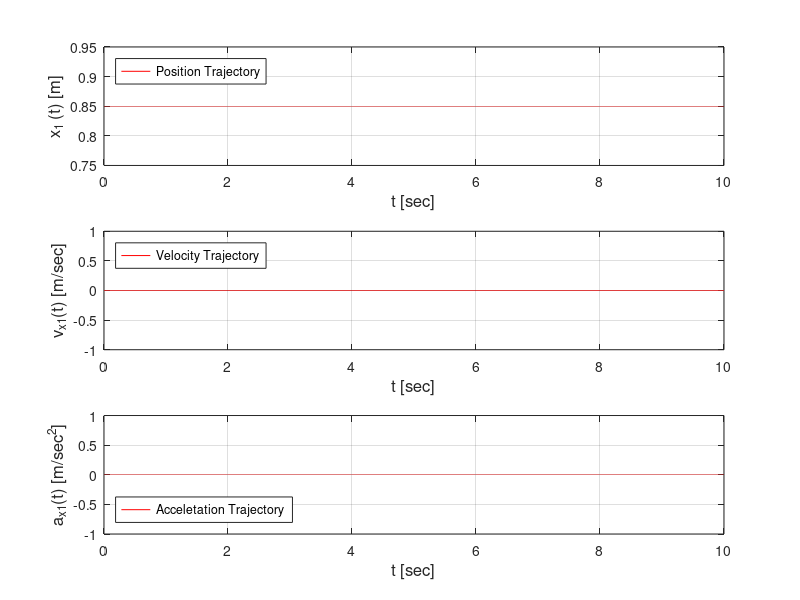
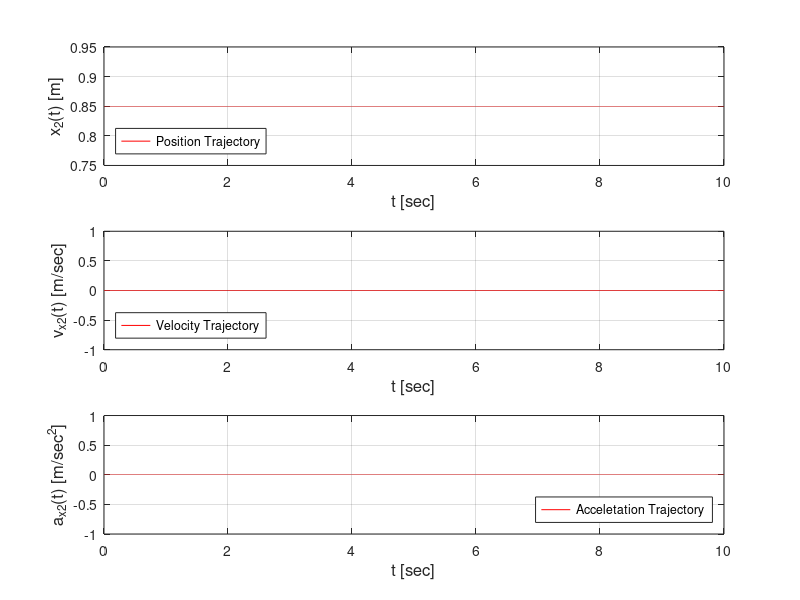
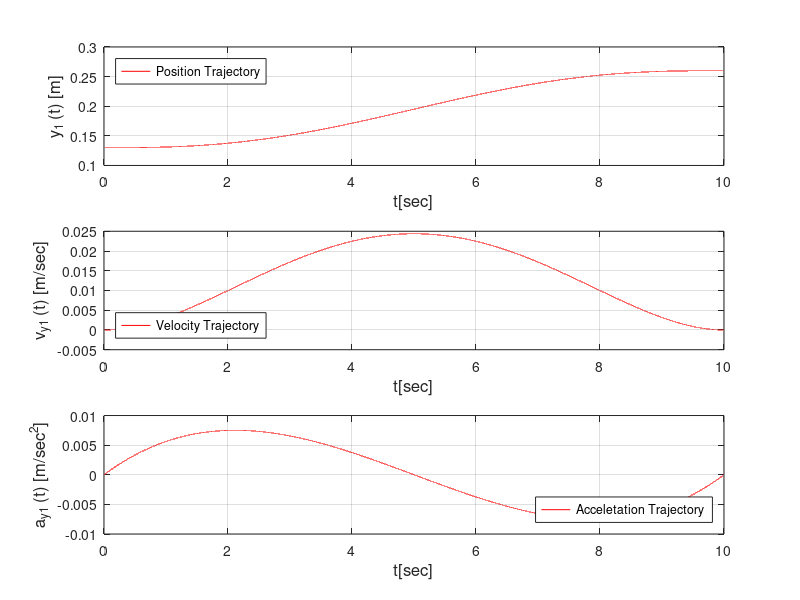
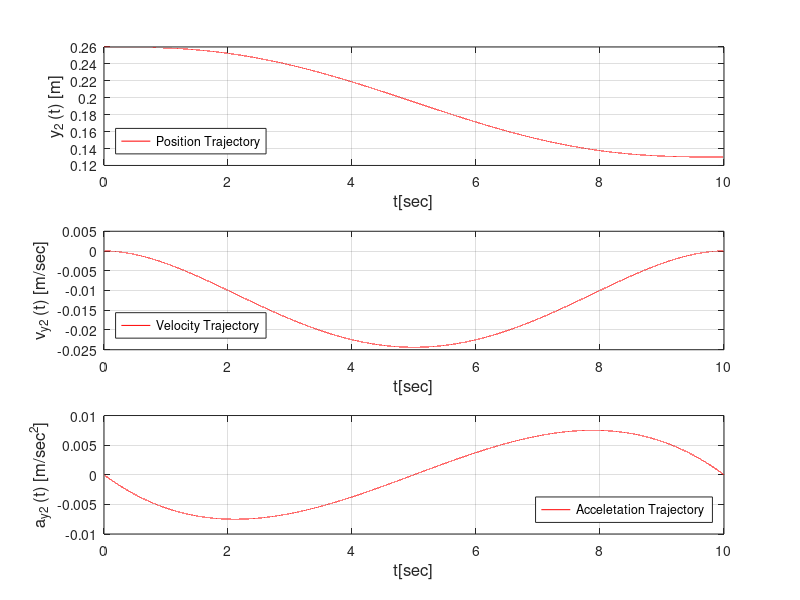

Source code (MATLAB) for these figures, in order:
clc;
clf;
clear;


t = 0:0.0001:10;

xhi1 = 0.85;% + 0.0085*t.^3 - 0.001275*t.^4 + 0.000051*t.^5; 
xhi1_dot = 0;%0.0255*t.^2 - 0.0051*t.^3 + 0.000255*t.^4;
xhi1_2dot = 0;%0.051*t - 0.0153*t.^2 + 0.00102*t.^3;

xhi2 = 0.85;%1.7 - 0.0085*t.^3 + 0.001275*t.^4 - 0.000051*t.^5; 
xhi2_dot = 0;%-0.0255*t.^2 + 0.0051*t.^3 - 0.000255*t.^4;
xhi2_2dot = 0;%-0.051*t + 0.0153*t.^2 - 0.00102*t.^3;

xhi3 = 0.13 + 0.0013*t.^3 - 0.000195*t.^4 + 0.0000078*t.^5;
xhi3_dot = 0.0039*t.^2 - 0.00078*t.^3 + 0.000039*t.^4;
xhi3_2dot = 0.0078*t - 0.00234*t.^2 + 0.000156*t.^3;

xhi4 = 0.26 - 0.0013*t.^3 + 0.000195*t.^4 - 0.0000078*t.^5;
xhi4_dot = -0.0039*t.^2 + 0.00078*t.^3 - 0.000039*t.^4;
xhi4_2dot = -0.0078*t + 0.00234*t.^2 - 0.000156*t.^3;

figure(1)
subplot(3,1,1);
title("Trajectory of x from p_A to p_B");
plot(t, xhi1*ones(1,numel(t)),'r-');
grid;
xlabel("t [sec]","FontSize",12);
ylabel("x_1 (t) [m]","FontSize",12);
legend("Position Trajectory", "Location","northwest");
subplot(3,1,2);
plot(t, xhi1_dot*ones(1,numel(t)),'r-');
grid;
xlabel("t [sec]","FontSize",12);
ylabel("v_x_1(t) [m/sec]","FontSize",12);
legend("Velocity Trajectory", "Location","northwest");
subplot(3,1,3);
plot(t, xhi1_2dot*ones(1,numel(t)),'r-');
grid;
xlabel("t [sec]","FontSize",12);
ylabel("a_x_1(t) [m/sec^2]","FontSize",12);
legend("Acceletation Trajectory", "Location","southwest");

figure(2)

subplot(3,1,1);
title("Trajectory of x from p_B to p_A");
plot(t, xhi2*ones(1,numel(t)),'r-');
grid;
xlabel("t [sec]","FontSize",12);
ylabel("x_2(t) [m]","FontSize",12);
legend("Position Trajectory", "Location","southwest");
subplot(3,1,2);
plot(t, xhi2_dot*ones(1,numel(t)),'r-');
grid;
xlabel("t [sec]","FontSize",12);
ylabel("v_x_2(t) [m/sec]","FontSize",12);
legend("Velocity Trajectory", "Location","southwest");
subplot(3,1,3);
plot(t, xhi2_2dot*ones(1,numel(t)),'r-');
grid;
xlabel("t [sec]","FontSize",12);
ylabel("a_x_2(t) [m/sec^2]","FontSize",12);
legend("Acceletation Trajectory", "Location","southeast");

figure(3)

subplot(3,1,1);
title("Trajectory of y from p_A to p_B");
plot(t, xhi3,'r-');
grid;
xlabel("t[sec]","FontSize",12);
ylabel("y_1 (t) [m]","FontSize",12);
legend("Position Trajectory", "Location","northwest");
subplot(3,1,2);
plot(t, xhi3_dot,'r-');
grid;
xlabel("t[sec]","FontSize",12);
ylabel("v_y_1 (t) [m/sec]","FontSize",12);
legend("Velocity Trajectory", "Location","southwest");
subplot(3,1,3);
plot(t, xhi3_2dot,'r-');
grid;
xlabel("t[sec]","FontSize",12);
ylabel("a_y_1 (t) [m/sec^2]","FontSize",12);
legend("Acceletation Trajectory", "Location","southeast");

figure(4)

subplot(3,1,1);
title("Trajectory of y from p_B to p_A");
plot(t, xhi4,'r-');
grid;
xlabel("t[sec]","FontSize",12);
ylabel("y_2 (t) [m]","FontSize",12);
legend("Position Trajectory", "Location","southwest");
subplot(3,1,2);
plot(t, xhi4_dot,'r-');
grid;
xlabel("t[sec]","FontSize",12);
ylabel("v_y_2 (t) [m/sec]","FontSize",12);
legend("Velocity Trajectory", "Location","southwest");
subplot(3,1,3);
plot(t, xhi4_2dot,'r-');
grid;
xlabel("t[sec]","FontSize",12);
ylabel("a_y_2 (t) [m/sec^2]","FontSize",12);
legend("Acceletation Trajectory", "Location","southeast");

